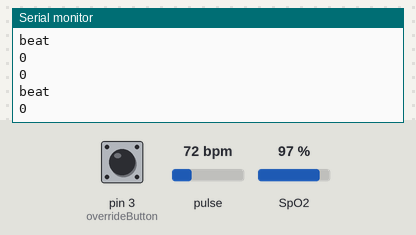
The sketch below on a simulated Arduino Uno, built with avr-gcc and run on an emulated ATmega328P. Shown: the last lines printed to the serial monitor. The test bench sets the inputs (shaded band); at power-on: SpO2 97 %, pin 3 (overrideButton) LOW, pulse 72 bpm. The modem accepts every AT command (registered, SIM ready, sends succeed) and sends nothing else.

Above: at 2.4 s.
2.5 s: SpO2 set to 80 %
At 3.18 s:
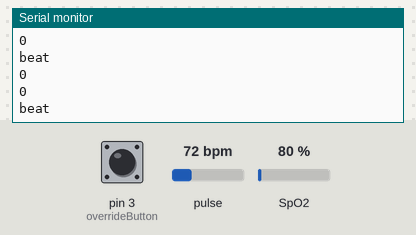
4.0 s: SpO2 set to 85 %
At 9.5 s:
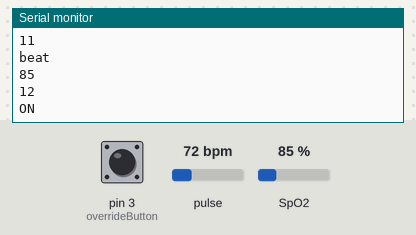
Timing chart, 0 to 11.0 s (numbered marks = the images above; inputs shaded):
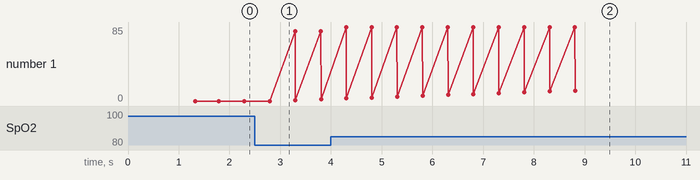

The sketch:

bluetooth1.ino
```cpp
#include "MAX30100_PulseOximeter.h"
#include <Wire.h>
#include <SoftwareSerial.h>

#define REPORTING_PERIOD_MS     500

int overrideButton = 3;
bool butPressed = false;
SoftwareSerial hc08(10, 11);
PulseOximeter pox;

uint32_t tsLastReport = 0;

void onBeatDetected()
{
    Serial.println("beat");
}

void setup() {
    Wire.begin();
    pinMode(overrideButton, INPUT);

    Serial.begin(9600);
    hc08.begin(9600);
    Serial.println("START");

    delay(250);
    hc08.write("AT+ROLE=S");
    delay(250);
    hc08.write("AT+CONT=1"); // broadcast mode
    delay(250);
    hc08.write("AT+AVDA=OFF");
    delay(250);
    hc08.write("AT+AINT=800");
    delay(250);

    while (true) {
        if (pox.begin()) break;
        delay(1000);
    }
    Serial.println("Initialized pulse oximeter");

    pox.setOnBeatDetectedCallback(onBeatDetected);
}

void delayWithPoxUpdate(int target_wait) {
    for (long i = 0; i < target_wait/5; i++) {
        pox.update();
        delay(1);
    }
}
int cnt = 0;
void loop() {
    pox.update();

    if (millis() - tsLastReport > REPORTING_PERIOD_MS) {
        int hr = pox.getHeartRate();
        int spo2 = pox.getSpO2();
        Serial.println(spo2);

        if (spo2 == 0) {
          cnt = 0;
        }

        if (butPressed == HIGH || (spo2 < 94 && spo2 != 0)) {
          cnt++;
          Serial.println(cnt);
        }

        if (cnt > 11) {
          cnt = 0;
            Serial.println("ON");
            hc08.write("AT+AVDA=ON\n");
            delayWithPoxUpdate(10 * 1000);
            hc08.write("AT+AVDA=OFF\n");
            delayWithPoxUpdate(250);
        }

        tsLastReport = millis();
    }

    butPressed = digitalRead(overrideButton) == HIGH;
}
```

MAX30100_BeatDetector.cpp
```cpp
// (licence header left out)
#include <Arduino.h>

#include "MAX30100_BeatDetector.h"

#ifndef min
#define min(a,b) \
   ({ __typeof__ (a) _a = (a); \
       __typeof__ (b) _b = (b); \
     _a < _b ? _a : _b; })
#endif

BeatDetector::BeatDetector() :
    state(BEATDETECTOR_STATE_INIT),
    threshold(BEATDETECTOR_MIN_THRESHOLD),
    beatPeriod(0),
    lastMaxValue(0),
    tsLastBeat(0)
{
}

bool BeatDetector::addSample(float sample)
{
    return checkForBeat(sample);
}

float BeatDetector::getRate()
{
    if (beatPeriod != 0) {
        return 1 / beatPeriod * 1000 * 60;
    } else {
        return 0;
    }
}

float BeatDetector::getCurrentThreshold()
{
    return threshold;
}

bool BeatDetector::checkForBeat(float sample)
{
    bool beatDetected = false;

    switch (state) {
        case BEATDETECTOR_STATE_INIT:
            if (millis() > BEATDETECTOR_INIT_HOLDOFF) {
                state = BEATDETECTOR_STATE_WAITING;
            }
            break;

        case BEATDETECTOR_STATE_WAITING:
            if (sample > threshold) {
                threshold = min(sample, BEATDETECTOR_MAX_THRESHOLD);
                state = BEATDETECTOR_STATE_FOLLOWING_SLOPE;
            }

            // Tracking lost, resetting
            if (millis() - tsLastBeat > BEATDETECTOR_INVALID_READOUT_DELAY) {
                beatPeriod = 0;
                lastMaxValue = 0;
            }

            decreaseThreshold();
            break;

        case BEATDETECTOR_STATE_FOLLOWING_SLOPE:
            if (sample < threshold) {
                state = BEATDETECTOR_STATE_MAYBE_DETECTED;
            } else {
                threshold = min(sample, BEATDETECTOR_MAX_THRESHOLD);
            }
            break;

        case BEATDETECTOR_STATE_MAYBE_DETECTED:
            if (sample + BEATDETECTOR_STEP_RESILIENCY < threshold) {
                // Found a beat
                beatDetected = true;
                lastMaxValue = sample;
                state = BEATDETECTOR_STATE_MASKING;
                float delta = millis() - tsLastBeat;
                if (delta) {
                    beatPeriod = BEATDETECTOR_BPFILTER_ALPHA * delta +
                            (1 - BEATDETECTOR_BPFILTER_ALPHA) * beatPeriod;
                }

                tsLastBeat = millis();
            } else {
                state = BEATDETECTOR_STATE_FOLLOWING_SLOPE;
            }
            break;

        case BEATDETECTOR_STATE_MASKING:
            if (millis() - tsLastBeat > BEATDETECTOR_MASKING_HOLDOFF) {
                state = BEATDETECTOR_STATE_WAITING;
            }
            decreaseThreshold();
            break;
    }

    return beatDetected;
}

void BeatDetector::decreaseThreshold()
{
    // When a valid beat rate readout is present, target the
    if (lastMaxValue > 0 && beatPeriod > 0) {
        threshold -= lastMaxValue * (1 - BEATDETECTOR_THRESHOLD_FALLOFF_TARGET) /
                (beatPeriod / BEATDETECTOR_SAMPLES_PERIOD);
    } else {
        // Asymptotic decay
        threshold *= BEATDETECTOR_THRESHOLD_DECAY_FACTOR;
    }

    if (threshold < BEATDETECTOR_MIN_THRESHOLD) {
        threshold = BEATDETECTOR_MIN_THRESHOLD;
    }
}
```

MAX30100_BeatDetector.h
```cpp
// (licence header left out)
#ifndef MAX30100_BEATDETECTOR_H
#define MAX30100_BEATDETECTOR_H

#include <stdint.h>

#define BEATDETECTOR_INIT_HOLDOFF                2000    // in ms, how long to wait before counting
#define BEATDETECTOR_MASKING_HOLDOFF             200     // in ms, non-retriggerable window after beat detection
#define BEATDETECTOR_BPFILTER_ALPHA              0.6     // EMA factor for the beat period value
#define BEATDETECTOR_MIN_THRESHOLD               20      // minimum threshold (filtered) value
#define BEATDETECTOR_MAX_THRESHOLD               800     // maximum threshold (filtered) value
#define BEATDETECTOR_STEP_RESILIENCY             30      // maximum negative jump that triggers the beat edge
#define BEATDETECTOR_THRESHOLD_FALLOFF_TARGET    0.3     // thr chasing factor of the max value when beat
#define BEATDETECTOR_THRESHOLD_DECAY_FACTOR      0.99    // thr chasing factor when no beat
#define BEATDETECTOR_INVALID_READOUT_DELAY       2000    // in ms, no-beat time to cause a reset
#define BEATDETECTOR_SAMPLES_PERIOD              10      // in ms, 1/Fs


typedef enum BeatDetectorState {
    BEATDETECTOR_STATE_INIT,
    BEATDETECTOR_STATE_WAITING,
    BEATDETECTOR_STATE_FOLLOWING_SLOPE,
    BEATDETECTOR_STATE_MAYBE_DETECTED,
    BEATDETECTOR_STATE_MASKING
} BeatDetectorState;


class BeatDetector
{
public:
    BeatDetector();
    bool addSample(float sample);
    float getRate();
    float getCurrentThreshold();

private:
    bool checkForBeat(float value);
    void decreaseThreshold();

    BeatDetectorState state;
    float threshold;
    float beatPeriod;
    float lastMaxValue;
    uint32_t tsLastBeat;
};

#endif
```

MAX30100_SpO2Calculator.cpp
```cpp
// (licence header left out)
#include <math.h>

#include "MAX30100_SpO2Calculator.h"

// SaO2 Look-up Table
// http://www.ti.com/lit/an/slaa274b/slaa274b.pdf
const uint8_t SpO2Calculator::spO2LUT [160] ={

                                  99,99,99,99,99,98,98,98,98,98,97,97,97,97,97,96,96,96,96,96,95,95,95,94,94,94,
                                  93,93,93,92,92,92,91,91,91,91,90,90,90,90,89,89,89,89,88,88,88,88,87,87,87,87,
                                  86,86,86,86,85,85,85,85,84,84,84,84,83,83,83,83,82,82,82,82,81,81,81,81,80,80,
                                  80,80,79,79,79,79,78,78,78,78,77,77,77,77,76,76,76,76,75,75,75,75,74,74,74,73,
                                  73,73,72,72,72,71,71,71,70,70,70,69,69,69,68,68,67,67,67,67,66,66,66,65,65,65,
                                  64,64,64,63,63,63,62,62,62,62,61,61,61,61,60,60,60,59,59,59,58,58,58,57,57,57,
                                  56,56,56,56
                                  };

SpO2Calculator::SpO2Calculator() :
    irACValueSqSum(0),
    redACValueSqSum(0),
    beatsDetectedNum(0),
    samplesRecorded(0),
    spO2(0)
{
}

void SpO2Calculator::update(float irACValue, float redACValue, bool beatDetected)
{
    irACValueSqSum += irACValue * irACValue;
    redACValueSqSum += redACValue * redACValue;
    ++samplesRecorded;

    if (beatDetected) {
        ++beatsDetectedNum;
        if (beatsDetectedNum == CALCULATE_EVERY_N_BEATS) {
            float acSqRatio = 100.0 * log(redACValueSqSum/samplesRecorded) / log(irACValueSqSum/samplesRecorded);
            uint8_t index = 0;

            if (acSqRatio > 66) {
                index = (uint8_t)acSqRatio - 66;
            } else if (acSqRatio > 50) {
                index = (uint8_t)acSqRatio - 50;
            }
            reset();

            if (index >= 160 || index < 0)
                spO2 = 0; // invalid
            else
                spO2 = spO2LUT[index];
        }
    }
}

void SpO2Calculator::reset()
{
    samplesRecorded = 0;
    redACValueSqSum = 0;
    irACValueSqSum = 0;
    beatsDetectedNum = 0;
    spO2 = 0;
}

uint8_t SpO2Calculator::getSpO2()
{
    return spO2;
}
```

MAX30100_SpO2Calculator.h
```cpp
// (licence header left out)
#ifndef MAX30100_SPO2CALCULATOR_H
#define MAX30100_SPO2CALCULATOR_H

#include <stdint.h>

#define CALCULATE_EVERY_N_BEATS         2

class SpO2Calculator {
public:
    SpO2Calculator();

    void update(float irACValue, float redACValue, bool beatDetected);
    void reset();
    uint8_t getSpO2();

private:
    static const uint8_t spO2LUT[160];

    float irACValueSqSum;
    float redACValueSqSum;
    uint8_t beatsDetectedNum;
    uint32_t samplesRecorded;
    float spO2;
};

#endif
```

Measured:
- after the input at 4.0 s, the serial monitor: prints a new line after 0.30 s (image 2)
- plotted number 1: 0 → 2 after the input at 2.5 s
